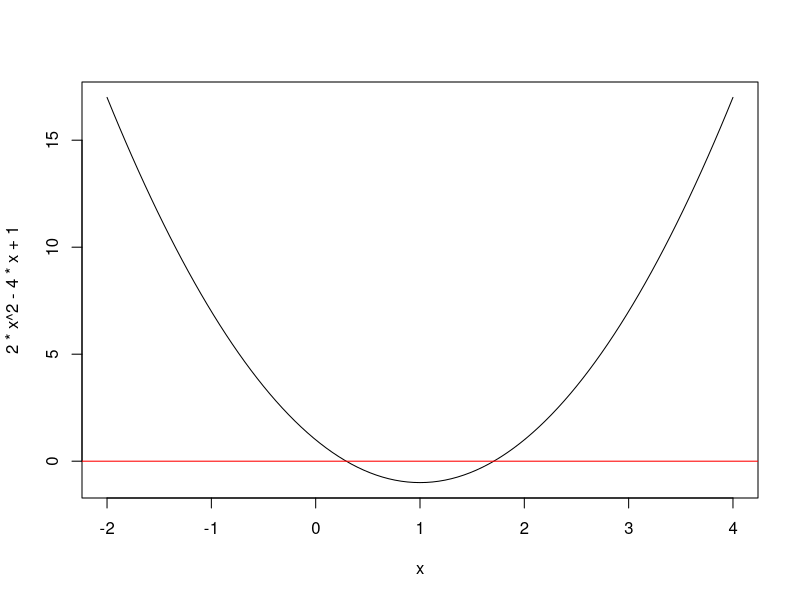

This figure's R source: (Note: this script raises an error after producing the figure.)
2 + 2
2 * 3
log(10)

#calcula o log de 50 na base 5, ou seja, log_5(50).

log(50, base = 5)
2 + 3 + 4 + 5 * 100 + 
  30^2 + log(1900) * 
  tan(1) + sqrt(pi)
# (^) é usado para elevar ex: 3^2 = 3².
log(50, 
    base = 5)
# para quebrar as linhas deve-se quebra-la deixando um comando Ex: 3 + (enter para quebrar) 3.
# para agrupar comandos usa-se ; Ex: 3 + 2; 8 * 9.

# usa-se * para multiplicação Ex: 3 * 2 = 6.

#----Título-----------

# no canto inferior direito da Aula1.R, Abre um sumário dos títulos que você colocou, 
# isso ajuda para não se perder quando você está fazendo um codigo muito grande.

precip

runif(20)
2 + 3 + 4 + 7

#precedência das operações.

2^3 + 4 / 5 * 6
(2^3) + 4 / 5 * 6
(2^3 + 4)/(5 * 6)

# para poupar tempo usa-se os botões home e end do teclado para ir pro final ou
# começo da linha. Usa-se também o ctrl e a flecha para o lado para pular palavras.


curve(2 * x^2 - 4 * x + 1, from = -2, to = 4)

a <- 2
b <-  -4
c <- 1

# usa-se Alt mais trasinho para atribuir valores para letras Exemplo acima.


(-b - sqrt(b^2 - 4 * a * c))/(2 *a)
abline(h =0, col = "red")
abline(v = 0,29, col = "yellow")

